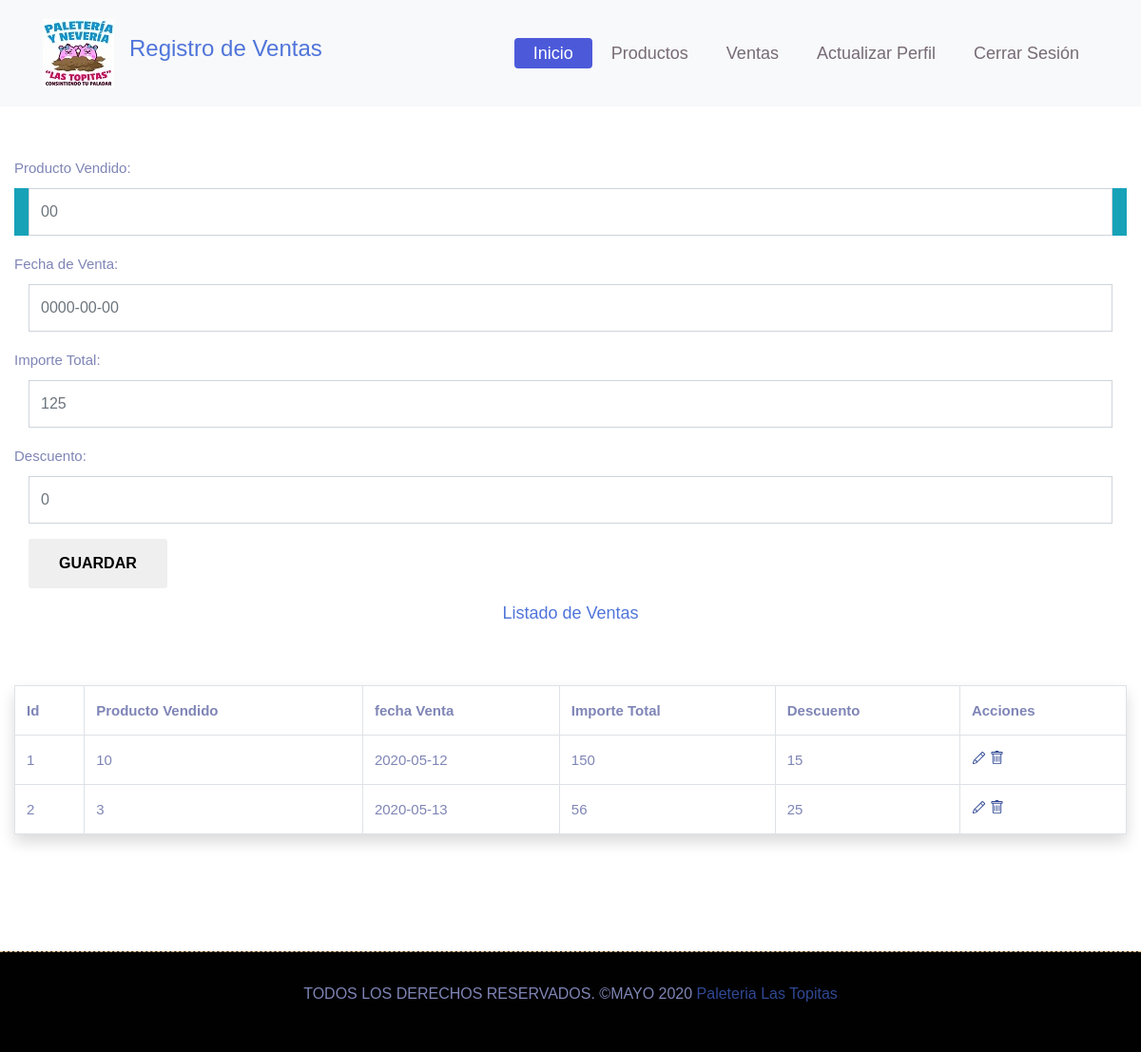
The app's page /ventasEm.php (signed in), older data.
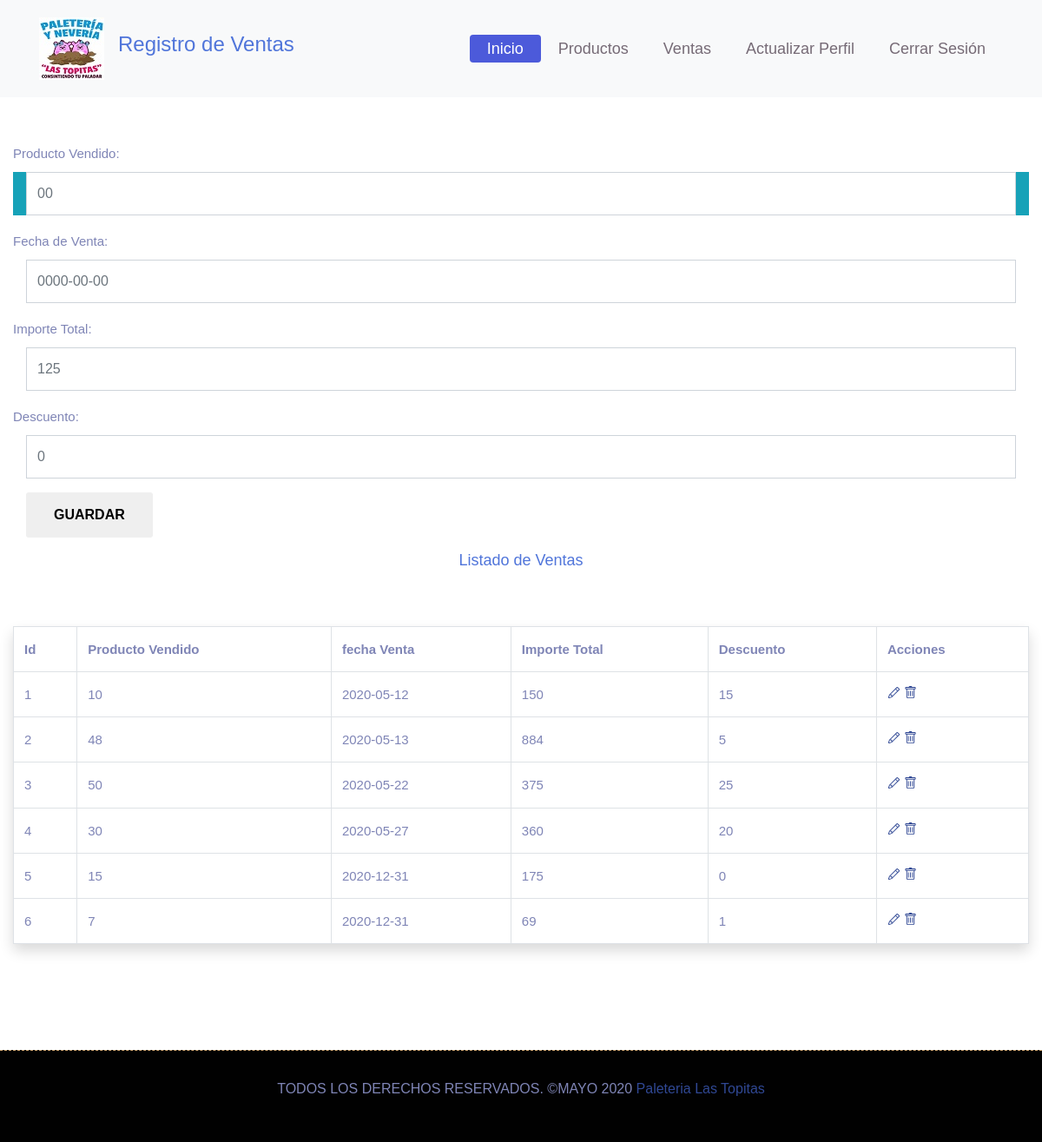
The same page, newer data.
### tables this page shows
CREATE TABLE `ventas` (
  `idVentas` int(11) NOT NULL,
  `totalProductoVendido` int(5) DEFAULT NULL,
  `fechaVenta` date DEFAULT NULL,
  `importeTotal` int(5) DEFAULT NULL,
  `descuento` double DEFAULT NULL
);

### views/ventasEm.view.php (the view, shortened to what this page needs)
<?php
include_once '../Cruds/CrudVEm.php';
?>
<!DOCTYPE html>
<html lang="en">
<head>
    <link rel="stylesheet" href="../css/bootstrap.min.css">
    <link rel="stylesheet" href="../css/style.css">
	<link rel="stylesheet" href="../css/responsive.css">
</head>
<body>
<header class="top-navbar">
		<nav class="navbar navbar-expand-lg navbar-light bg-light">
			<div class="container">
				<a class="navbar-brand" href="../index.php">
					<img src="../images/logo.jpg" alt="" />
        </a>
        <div class="text-center ba">
  <h1 class="titPrin">Registro de Ventas</h1>
</div>
				<div class="collapse navbar-collapse" id="navbars-rs-food">
					<ul class="navbar-nav ml-auto">
						<li class="nav-item active"><a class="nav-link" href="../index.php">Inicio</a></li>
					<li class="nav-item"><a class="nav-link" href="productoEm.php">Productos</a></li>
						<li class="nav-item"><a class="nav-link" href="ventasEm.php">Ventas</a></li>
						<li class="nav-item"><a class="nav-link" href="../actualizarperfil.php">Actualizar Perfil</a></li>
	          <li class="nav-item"><a class="nav-link" href="../Cerrar.php">Cerrar Sesión</a></li>
					</ul>
				</div>
			</div>
		</nav>
	</header>
<br></br>
<br></br>
<br></br>
<div class="container-fluid ">
 <form method="post">
    <div class="form-group obtds">
        <label class="control-label tamla" for="totalProductoVendido">Producto Vendido:</label>
       <div class="col bg-info">
         <input type="text" class="form-control text-uppercase" id='totalProductoVendido' name="totalProductoVendido" placeholder="00"
           value="<?php  if(isset($_GET['editar'])) echo $getROW['totalProductoVendido'];  ?>" />
       </div>
    </div>
    <div class="form-group obtds">
       <label class="control-label tamla" for="fechaVenta">Fecha de Venta:</label>
       <div class="col">
          <input type="text" class="form-control text-uppercase" name="fechaVenta" placeholder="0000-00-00"
          value="<?php if(isset($_GET['editar'])) echo $getROW['fechaVenta'];  ?>" />
       </div>
    </div>
    <div class="form-group obtds">
       <label class="control-label tamla" for="importeTotal">Importe Total:</label>
       <div class="col">
          <input type="text" class="form-control text-uppercase" name="importeTotal" placeholder="125"
          value="<?php if(isset($_GET['editar'])) echo $getROW['importeTotal'];  ?>" />
       </div>
    </div>
    <div class="form-group obtds">
       <label class="control-label tamla" for="descuento">Descuento:</label>
       <div class="col">
          <input type="text" class="form-control text-uppercase" name="descuento" placeholder="0"
          value="<?php if(isset($_GET['editar'])) echo $getROW['descuento'];  ?>" />
       </div>
    </div>
    <div class="form-group">
       <?php
        if(isset($_GET['editar']))
         {
       ?>
       <div class="col-12">
          <button type="submit" class="btn btncamf" name="actualizar">Actualizar</button>
         </div>
      <?php
     }
     else
     {
      ?>
      <div class="col-12">
        <button type="submit" class="btn btncamf" name="guardar">Guardar</button>
      </div>
      <?php
     }
     ?>
    </div>
 </form>
 <?php
  include_once '../Cruds/Db.php';
  $filtro="SELECT * FROM ventas order by idVentas";
  $SQL = $MySQLiconn->query($filtro);
?>
 <h3 class="textoTa text-center">Listado de Ventas</h3><BR></BR>
 <table class="table table-hover table-bordered shadow p-3 mb-5 bg-white rounded">
   <tr class="tabTit">
       <th>Id</th>
       <th>Producto Vendido</th>
       <th>fecha Venta</th>
       <th>Importe Total</th>
       <th>Descuento</th>
       <th>Acciones</th>
    </tr>
  <?php
  while($row=$SQL->fetch_array())
   {
 ?>
       <tr class="tabCont">
         <td><?php echo $row['idVentas']; ?></td>
         <td><?php echo $row['totalProductoVendido']; ?></td>
         <td><?php echo $row['fechaVenta']; ?></td>
         <td><?php echo $row['importeTotal']; ?></td>
         <td><?php echo $row['descuento']; ?></td>
         <td>
           <a href="?editar=<?php
            echo $row['idVentas'];
             ?>" onclick="return confirm('¿Deseas Editarlo ?'); ">
           </a>
           <a href="?eliminar=<?php echo $row['idVentas']; ?>" onclick="return confirm('¿Seguro deseas eliminarlo?'); ">
         </a>
       </td>
       </tr>
       <?php
   }
   ?>
 </table>
</div>
<br><br>
<div class="copyright">
			<div class="container">
				<div class="row">
					<div class="col-lg-12">
						<p class="company-name">TODOS LOS DERECHOS RESERVADOS. &copy;MAYO 2020 <a href="#">Paleteria Las Topitas</a>
					</div>
				</div>
			</div>
		</div>
</body>
</html>

Row changes from the older to the newer data that the page shows:
changed ventas id 2: totalProductoVendido "3" → "48"; importeTotal "56" → "884"; descuento "25" → "5"
added ventas: idVentas "3", totalProductoVendido "50", fechaVenta "2020-05-22", importeTotal "375", descuento "25"
added ventas: idVentas "4", totalProductoVendido "30", fechaVenta "2020-05-27", importeTotal "360", descuento "20"
added ventas: idVentas "5", totalProductoVendido "15", fechaVenta "2020-12-31", importeTotal "175", descuento "0"
added ventas: idVentas "6", totalProductoVendido "7", fechaVenta "2020-12-31", importeTotal "69", descuento "1"
